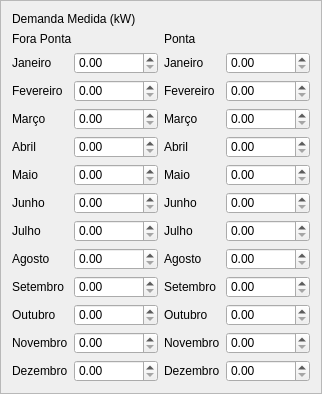
                  <widget class="QFrame" name="frame_14">
                   <property name="sizePolicy">
                    <sizepolicy hsizetype="Preferred" vsizetype="Expanding">
                     <horstretch>0</horstretch>
                     <verstretch>0</verstretch>
                    </sizepolicy>
                   </property>
                   <property name="cursor">
                    <cursorShape>ArrowCursor</cursorShape>
                   </property>
                   <property name="styleSheet">
                    <string notr="true">#frame_16, #frame_15 QLabel {
   /* background-color: #FFFFFF;*/
    qproperty-alignment: AlignLeft;
	color: #3d8ec9;
	font: 77 14px &quot;Verdana&quot;;
}</string>
                   </property>
                   <property name="frameShape">
                    <enum>QFrame::StyledPanel</enum>
                   </property>
                   <property name="frameShadow">
                    <enum>QFrame::Raised</enum>
                   </property>
                   <layout class="QGridLayout" name="gridLayout_14">
                    <item row="0" column="0" colspan="4">
                     <widget class="QLabel" name="label_15">
                      <property name="styleSheet">
                       <string notr="true">#frame_16, #frame_15 QLabel {
   /* background-color: #FFFFFF;*/
    qproperty-alignment: AlignCenter;
	color: #3d8ec9;
	font: 77 20px &quot;Verdana&quot;;
}</string>
                      </property>
                      <property name="text">
                       <string>Demanda Medida (kW)</string>
                      </property>
                     </widget>
                    </item>
                    <item row="1" column="0" colspan="2">
                     <widget class="QLabel" name="label_60">
                      <property name="styleSheet">
                       <string notr="true">#frame_16, #frame_15 QLabel {
   /* background-color: #FFFFFF;*/
    qproperty-alignment: AlignCenter;
	color: #3d8ec9;
	font: 77 16px &quot;Verdana&quot;;
}</string>
                      </property>
                      <property name="text">
                       <string>Fora Ponta</string>
                      </property>
                     </widget>
                    </item>
                    <item row="1" column="2" colspan="2">
                     <widget class="QLabel" name="label_61">
                      <property name="styleSheet">
                       <string notr="true">#frame_16, #frame_15 QLabel {
   /* background-color: #FFFFFF;*/
    qproperty-alignment: AlignCenter;
	color: #3d8ec9;
	font: 77 16px &quot;Verdana&quot;;
}</string>
                      </property>
                      <property name="text">
                       <string>Ponta</string>
                      </property>
                     </widget>
                    </item>
                    <item row="2" column="0">
                     <widget class="QLabel" name="label_63">
                      <property name="text">
                       <string>Janeiro</string>
                      </property>
                     </widget>
                    </item>
                    <item row="2" column="1">
                     <widget class="QDoubleSpinBox" name="doubleSpinBox">
                      <property name="maximum">
                       <double>99999999999.000000000000000</double>
                      </property>
                     </widget>
                    </item>
                    <item row="2" column="2">
                     <widget class="QLabel" name="label_79">
                      <property name="text">
                       <string>Janeiro</string>
                      </property>
                     </widget>
                    </item>
                    <item row="2" column="3">
                     <widget class="QDoubleSpinBox" name="doubleSpinBox_30">
                      <property name="maximum">
                       <double>99999999999.000000000000000</double>
                      </property>
                     </widget>
                    </item>
                    <item row="3" column="0">
                     <widget class="QLabel" name="label_64">
                      <property name="text">
                       <string>Fevereiro</string>
                      </property>
                     </widget>
                    </item>
                    <item row="3" column="1">
                     <widget class="QDoubleSpinBox" name="doubleSpinBox_2">
                      <property name="maximum">
                       <double>99999999999.000000000000000</double>
                      </property>
                     </widget>
                    </item>
                    <item row="3" column="2">
                     <widget class="QLabel" name="label_84">
                      <property name="text">
                       <string>Fevereiro</string>
                      </property>
                     </widget>
                    </item>
                    <item row="3" column="3">
                     <widget class="QDoubleSpinBox" name="doubleSpinBox_29">
                      <property name="maximum">
                       <double>99999999999.000000000000000</double>
                      </property>
                     </widget>
                    </item>
                    <item row="4" column="0">
                     <widget class="QLabel" name="label_66">
                      <property name="text">
                       <string>Março</string>
                      </property>
                     </widget>
                    </item>
                    <item row="4" column="1">
                     <widget class="QDoubleSpinBox" name="doubleSpinBox_3">
                      <property name="maximum">
                       <double>99999999999.000000000000000</double>
                      </property>
                     </widget>
                    </item>
                    <item row="4" column="2">
                     <widget class="QLabel" name="label_81">
                      <property name="text">
                       <string>Março</string>
                      </property>
                     </widget>
                    </item>
                    <item row="4" column="3">
                     <widget class="QDoubleSpinBox" name="doubleSpinBox_22">
                      <property name="maximum">
                       <double>99999999999.000000000000000</double>
                      </property>
                     </widget>
                    </item>
                    <item row="5" column="0">
                     <widget class="QLabel" name="label_65">
                      <property name="text">
                       <string>Abril</string>
                      </property>
                     </widget>
                    </item>
                    <item row="5" column="1">
                     <widget class="QDoubleSpinBox" name="doubleSpinBox_4">
                      <property name="maximum">
                       <double>99999999999.000000000000000</double>
                      </property>
                     </widget>
                    </item>
                    <item row="5" column="2">
                     <widget class="QLabel" name="label_86">
                      <property name="text">
                       <string>Abril</string>
                      </property>
                     </widget>
                    </item>
                    <item row="5" column="3">
                     <widget class="QDoubleSpinBox" name="doubleSpinBox_37">
                      <property name="maximum">
                       <double>99999999999.000000000000000</double>
                      </property>
                     </widget>
                    </item>
                    <item row="6" column="0">
                     <widget class="QLabel" name="label_68">
                      <property name="text">
                       <string>Maio</string>
                      </property>
                     </widget>
                    </item>
                    <item row="6" column="1">
                     <widget class="QDoubleSpinBox" name="doubleSpinBox_5">
                      <property name="maximum">
                       <double>99999999999.000000000000000</double>
                      </property>
                     </widget>
                    </item>
                    <item row="6" column="2">
                     <widget class="QLabel" name="label_85">
                      <property name="text">
                       <string>Maio</string>
                      </property>
                     </widget>
                    </item>
                    <item row="6" column="3">
                     <widget class="QDoubleSpinBox" name="doubleSpinBox_34">
                      <property name="maximum">
                       <double>99999999999.000000000000000</double>
                      </property>
                     </widget>
                    </item>
                    <item row="7" column="0">
                     <widget class="QLabel" name="label_67">
                      <property name="text">
                       <string>Junho</string>
                      </property>
                     </widget>
                    </item>
                    <item row="7" column="1">
                     <widget class="QDoubleSpinBox" name="doubleSpinBox_17">
                      <property name="maximum">
                       <double>99999999999.000000000000000</double>
                      </property>
                     </widget>
                    </item>
                    <item row="7" column="2">
                     <widget class="QLabel" name="label_90">
                      <property name="text">
                       <string>Junho</string>
                      </property>
                     </widget>
                    </item>
                    <item row="7" column="3">
                     <widget class="QDoubleSpinBox" name="doubleSpinBox_28">
                      <property name="maximum">
                       <double>99999999999.000000000000000</double>
                      </property>
                     </widget>
                    </item>
                    <item row="8" column="0">
                     <widget class="QLabel" name="label_74">
                      <property name="text">
                       <string>Julho</string>
                      </property>
                     </widget>
                    </item>
                    <item row="8" column="1">
                     <widget class="QDoubleSpinBox" name="doubleSpinBox_15">
                      <property name="maximum">
                       <double>99999999999.000000000000000</double>
                      </property>
                     </widget>
                    </item>
                    <item row="8" column="2">
                     <widget class="QLabel" name="label_80">
                      <property name="text">
                       <string>Julho</string>
                      </property>
                     </widget>
                    </item>
                    <item row="8" column="3">
                     <widget class="QDoubleSpinBox" name="doubleSpinBox_36">
                      <property name="maximum">
                       <double>99999999999.000000000000000</double>
                      </property>
                     </widget>
                    </item>
                    <item row="9" column="0">
                     <widget class="QLabel" name="label_73">
                      <property name="text">
                       <string>Agosto</string>
                      </property>
                     </widget>
                    </item>
                    <item row="9" column="1">
                     <widget class="QDoubleSpinBox" name="doubleSpinBox_6">
                      <property name="maximum">
                       <double>99999999999.000000000000000</double>
                      </property>
                     </widget>
                    </item>
                    <item row="9" column="2">
                     <widget class="QLabel" name="label_87">
                      <property name="text">
                       <string>Agosto</string>
                      </property>
                     </widget>
                    </item>
                    <item row="9" column="3">
                     <widget class="QDoubleSpinBox" name="doubleSpinBox_31">
                      <property name="maximum">
                       <double>99999999999.000000000000000</double>
                      </property>
                     </widget>
                    </item>
                    <item row="10" column="0">
                     <widget class="QLabel" name="label_76">
                      <property name="text">
                       <string>Setembro</string>
                      </property>
                     </widget>
                    </item>
                    <item row="10" column="1">
                     <widget class="QDoubleSpinBox" name="doubleSpinBox_13">
                      <property name="maximum">
                       <double>99999999999.000000000000000</double>
                      </property>
                     </widget>
                    </item>
                    <item row="10" column="2">
                     <widget class="QLabel" name="label_88">
                      <property name="text">
                       <string>Setembro</string>
                      </property>
                     </widget>
                    </item>
                    <item row="10" column="3">
                     <widget class="QDoubleSpinBox" name="doubleSpinBox_35">
                      <property name="maximum">
                       <double>99999999999.000000000000000</double>
                      </property>
                     </widget>
                    </item>
                    <item row="11" column="0">
                     <widget class="QLabel" name="label_75">
                      <property name="text">
                       <string>Outubro</string>
                      </property>
                     </widget>
                    </item>
                    <item row="11" column="1">
                     <widget class="QDoubleSpinBox" name="doubleSpinBox_7">
                      <property name="maximum">
                       <double>99999999999.000000000000000</double>
                      </property>
                     </widget>
                    </item>
                    <item row="11" column="2">
                     <widget class="QLabel" name="label_89">
                      <property name="text">
                       <string>Outubro</string>
                      </property>
                     </widget>
                    </item>
                    <item row="11" column="3">
                     <widget class="QDoubleSpinBox" name="doubleSpinBox_33">
                      <property name="maximum">
                       <double>99999999999.000000000000000</double>
                      </property>
                     </widget>
                    </item>
                    <item row="12" column="0">
                     <widget class="QLabel" name="label_78">
                      <property name="text">
                       <string>Novembro</string>
                      </property>
                     </widget>
                    </item>
                    <item row="12" column="1">
                     <widget class="QDoubleSpinBox" name="doubleSpinBox_20">
                      <property name="maximum">
                       <double>99999999999.000000000000000</double>
                      </property>
                     </widget>
                    </item>
                    <item row="12" column="2">
                     <widget class="QLabel" name="label_83">
                      <property name="text">
                       <string>Novembro</string>
                      </property>
                     </widget>
                    </item>
                    <item row="12" column="3">
                     <widget class="QDoubleSpinBox" name="doubleSpinBox_21">
                      <property name="maximum">
                       <double>99999999999.000000000000000</double>
                      </property>
                     </widget>
                    </item>
                    <item row="13" column="0">
                     <widget class="QLabel" name="label_77">
                      <property name="text">
                       <string>Dezembro</string>
                      </property>
                     </widget>
                    </item>
                    <item row="13" column="1">
                     <widget class="QDoubleSpinBox" name="doubleSpinBox_19">
                      <property name="maximum">
                       <double>99999999999.000000000000000</double>
                      </property>
                     </widget>
                    </item>
                    <item row="13" column="2">
                     <widget class="QLabel" name="label_82">
                      <property name="text">
                       <string>Dezembro</string>
                      </property>
                     </widget>
                    </item>
                    <item row="13" column="3">
                     <widget class="QDoubleSpinBox" name="doubleSpinBox_32">
                      <property name="wrapping">
                       <bool>false</bool>
                      </property>
                      <property name="frame">
                       <bool>true</bool>
                      </property>
                      <property name="readOnly">
                       <bool>false</bool>
                      </property>
                      <property name="specialValueText">
                       <string/>
                      </property>
                      <property name="maximum">
                       <double>99999999999.000000000000000</double>
                      </property>
                      <property name="stepType">
                       <enum>QAbstractSpinBox::DefaultStepType</enum>
                      </property>
                      <property name="value">
                       <double>0.000000000000000</double>
                      </property>
                     </widget>
                    </item>
                   </layout>
                  </widget>
